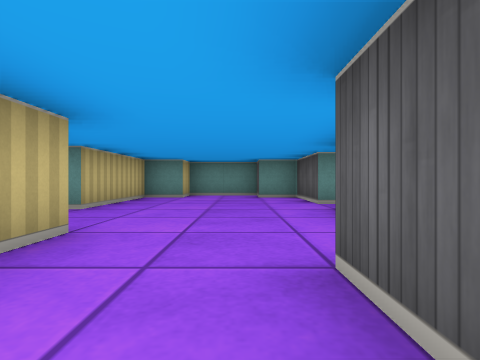
[1] (above)

16 first-person views from a walk through a cub3D ray-caster map. The camera is about half as high as the walls, looks level and sees 80° across. The floor is counted in squares. Each view is taken from the middle of a square. On the plan, view 1 faces up. The plan holds only what a view shows up to about 9 squares ahead; the rest is blank. The place goes on beyond the plan.

[2]
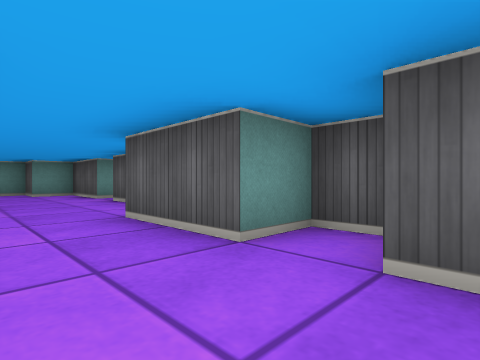

[3]
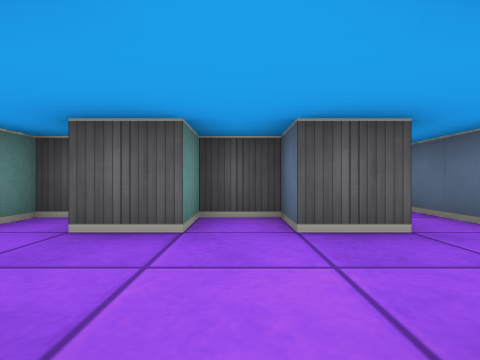

[4]
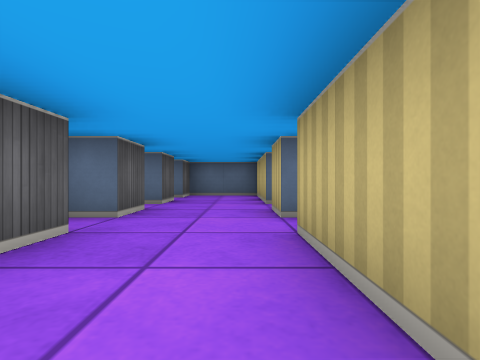

[5]
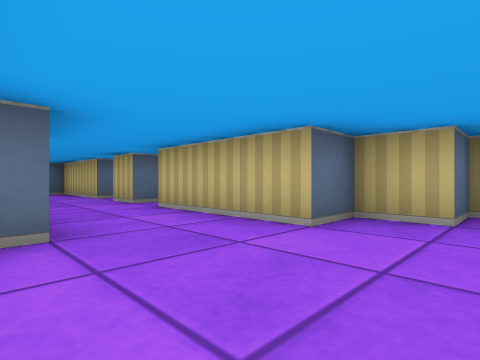

[6]
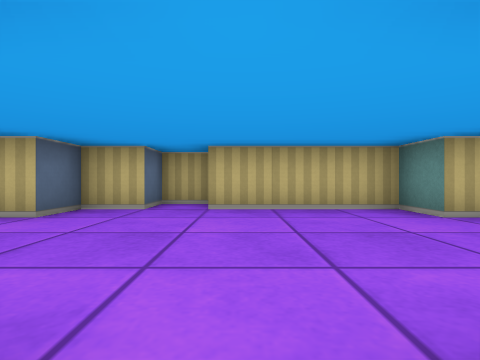

[7]
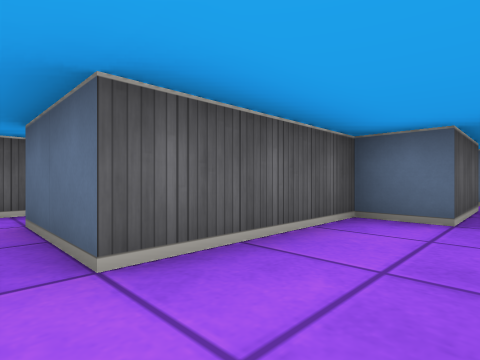

[8]
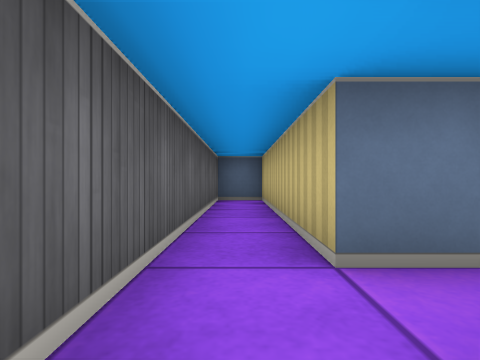

[9]
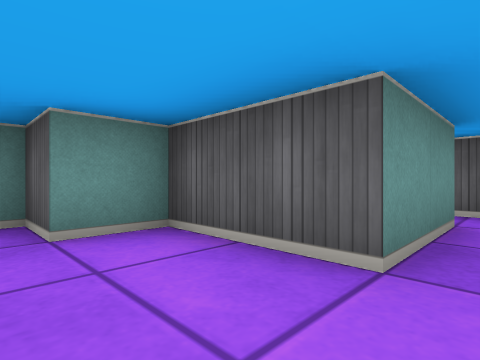

[10]
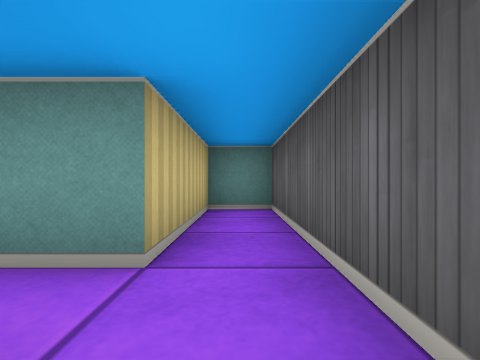

[11]
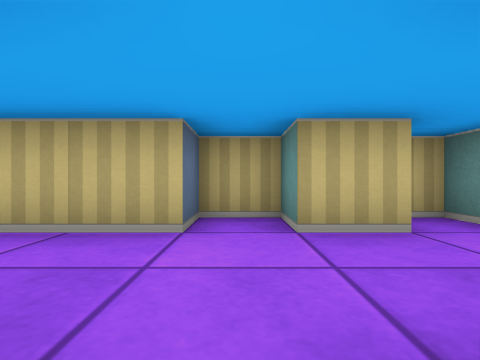

[12]
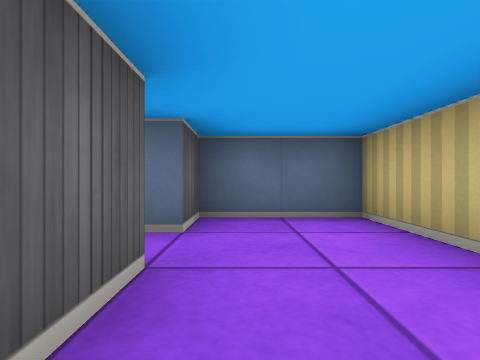

[13]
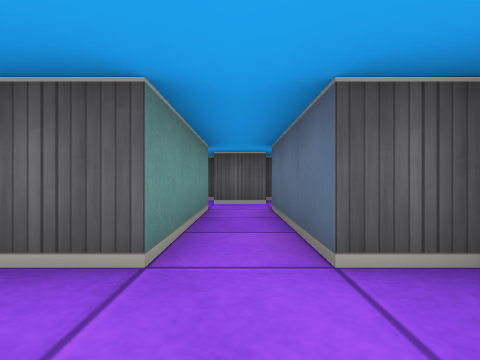

[14]
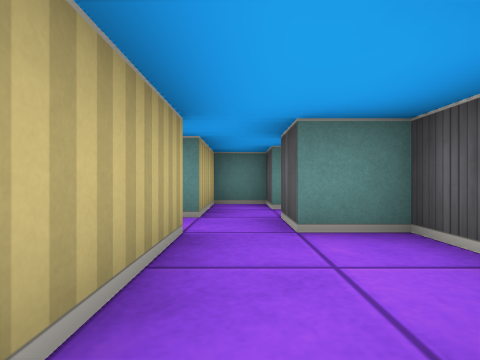

[15]
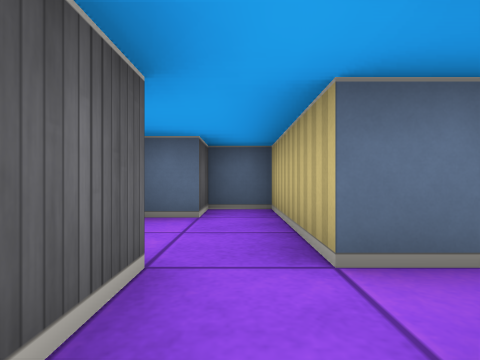

[16]
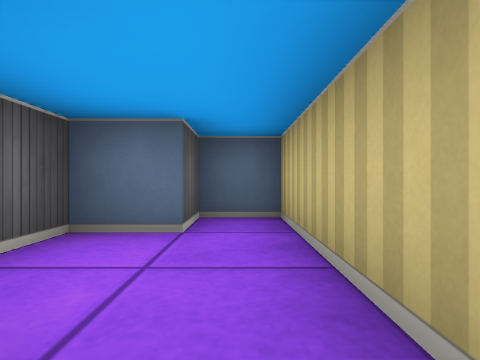

### Floor plan
Ten units are one square. View 1 is at (0, 0); x grows to the right and y downward. Boxes are objects, and circles mark ways between rooms. Rooms are numbered by the first view taken in them; rooms with no view inside come last. Other rooms are left out.
<svg viewBox="-40 -90 100 180">
<path fill="none" stroke="#000" d="M-35 -45 -35 -35 -25 -35 -25 -25 -15 -25 -15 5M15 -55 15 -75 5 -75 5 -85 -15 -85 -15 -75 -25 -75 -25 -45M-19 5 -25 5 -25 10M-21 15 -15 15M5 15 11 15M15 12 15 5 5 5 5 -15 15 -15 15 -45M-15 15 -15 25 -25 25 -25 35 -15 35 -15 45M5 45 5 35 15 35 15 25 5 25 5 15M15 -45 35 -45 35 5 45 5 45 -85 35 -85 35 -55 15 -55M-15 45 -15 65 5 65 5 55M35 55 35 85 45 85 45 75 55 75 55 55 45 55M45 55 45 45M45 35 45 25 35 25 35 45 5 45M5 55 35 55"/>
<circle cx="-5" cy="20" r="3" fill="#2a7"/>
<circle cx="25" cy="-50" r="3" fill="#2a7"/>
<circle cx="-5" cy="40" r="3" fill="#2a7"/>
<circle cx="10" cy="50" r="3" fill="#2a7"/>
<circle cx="40" cy="60" r="3" fill="#2a7"/>
<text x="-10" y="-40">1</text>
<text x="-10" y="30">2</text>
<text x="40" y="-40">3</text>
<text x="-10" y="50">4</text>
<text x="40" y="70">5</text>
<text x="30" y="50">6</text>
</svg>
Room 1 opens to room 2. Room 1 opens to room 3. Room 2 opens to room 4. Room 4 opens to room 6. Room 5 opens to room 6.

Where each view was taken, in squares from view 1:
view 1: 0 up, 0 right, facing up
view 2: 2 down, 1 left, facing up-right
view 3: 3 down, 2 left, facing right
view 4: 2 up, 1 left, facing down
view 5: 4 up, 1 right, facing down-left
view 6: 5 up, 2 right, facing left
view 7: 5 up, 0 right, facing down-right
view 8: 6 up, 4 right, facing down
view 9: 5 up, 0 right, facing up-right
view 10: 4 up, 4 right, facing up
view 11: 3 down, 1 right, facing left
view 12: 3 down, 0 right, facing down
view 13: 5 down, 1 left, facing right
view 14: 8 down, 4 right, facing up
view 15: 4 down, 4 right, facing down
view 16: 5 down, 4 right, facing down
